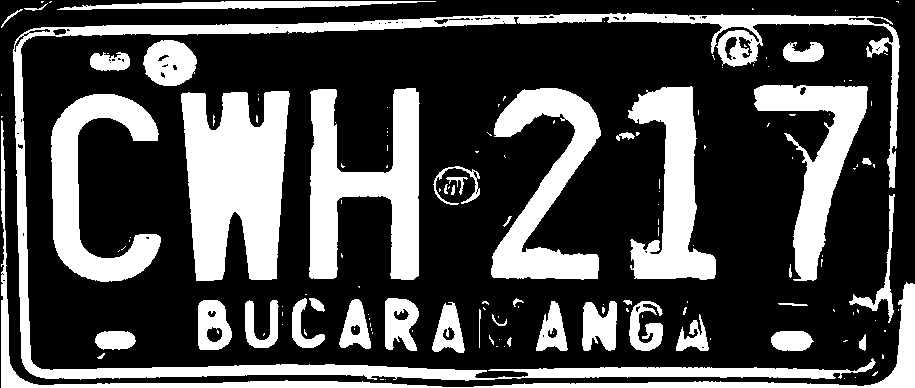
#> input picture Plates_Img/2.png, 915 x 388 px; its folder holds 3 pictures in this run
$ jupyter execute Read_Plates.ipynb
#> lines starting #> are read from the running program, lines starting #| are printed output that depends on the picture; after the words box and inside, x2 and y2 are one past the last pixel; in counts of white or black regions, pixels touching at a corner belong together; long printed decimals are rounded
[cell 1]
#descargar paquete
# https://github.com/UB-Mannheim/tesseract/wiki
#  en la linea
""" The latest installer can be downloaded here:
tesseract-ocr-w64-setup-5.3.3.20231005.exe (64 bit)"""

#carpeta de mi destino
#C:\Program Files\Tesseract-OCR

[cell 2]
import cv2
import pytesseract
import numpy as np

pytesseract.pytesseract.tesseract_cmd=r"C:\Program Files\Tesseract-OCR\tesseract.exe"

[cell 3]
def eliminar_puntos_pequenos(img):
    # Binarizar la imagen (convertir a blanco y negro)
    _, img_binaria = cv2.threshold(img, 128, 255, cv2.THRESH_BINARY)
    kernel = np.ones((3, 3), np.uint8)

    # Aplicar la erosión para eliminar puntos pequeños
    img = cv2.erode(img_binaria, kernel, iterations=3)

    # Mostrar la imagen original y la imagen sin puntos pequeños
    cv2.imshow('Imagen Original', img_binaria)
    cv2.imshow('Imagen Sin Puntos Pequeños', img)
    cv2.waitKey(0)
    cv2.destroyAllWindows()
    return img

def ajustar_relacion_aspecto(img):
    altura, anchura = img.shape[:2]
    print(float(anchura/altura))
    if float(anchura/altura) < 1.5:
        # Calcular la nueva altura según la fórmula
        nueva_altura = int(((anchura * 2) / 3))

        # Calcular cuántos píxeles quitar de la parte superior e inferior
        pixeles_a_quitar = (altura - nueva_altura) // 2
        img_recortada = img[pixeles_a_quitar:altura - pixeles_a_quitar, :]

        cv2.imshow('Imagen Original', img)
        cv2.imshow('Imagen Recortada', img_recortada)
        cv2.waitKey(0)
        cv2.destroyAllWindows()
        return img_recortada
    return img


def eliminar_manchas(imagen_path):
    # Definir el kernel para las operaciones morfológicas
#> called with imagen_path = './Plates_Img/2.png'
    kernel = np.ones((5, 5), np.uint8)

    img = cv2.imread(imagen_path, cv2.IMREAD_GRAYSCALE)
#> img: shape (388, 915); 30.2% white; 151 white regions (107 under 20 px), largest, box (x1, y1, x2, y2) and area: (13, 13, 900, 381) 20656, (181, 91, 290, 281) 15384, (309, 88, 420, 280) 11444
    img = eliminar_puntos_pequenos(img)
#> in eliminar_puntos_pequenos, `img = cv2.erode(img_binaria, kernel, iterations=3)`:
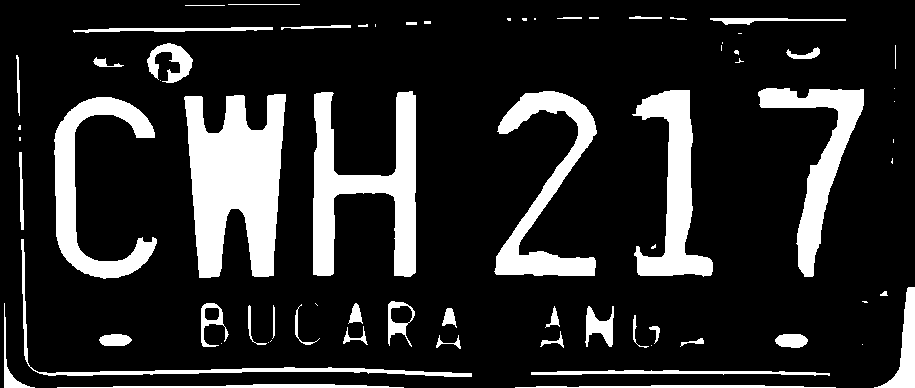
#> img: shape (388, 915); 16.3% white; 72 white regions (24 under 20 px), largest, box (x1, y1, x2, y2) and area: (184, 94, 286, 278) 12766, (313, 91, 416, 277) 8554, (632, 90, 713, 277) 6015
    img = ajustar_relacion_aspecto(img)
#| 2.358

    # Aplicar la operación de apertura
    Plate_Cleaned = cv2.morphologyEx(img, cv2.MORPH_OPEN, kernel)
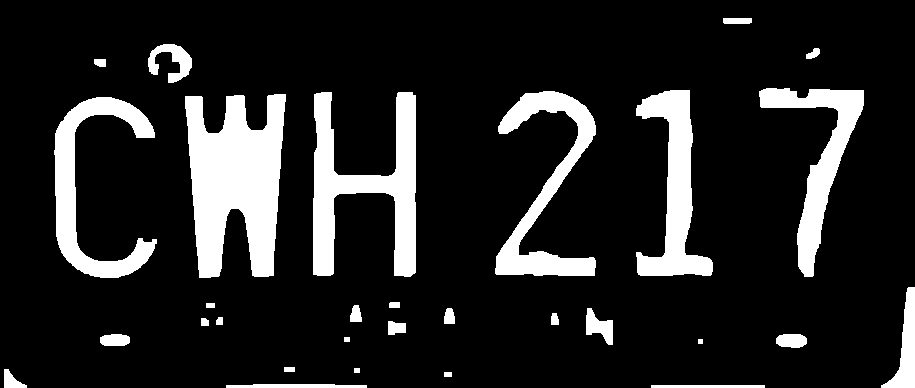
#> Plate_Cleaned: shape (388, 915); 14.2% white; 30 white regions, largest, box (x1, y1, x2, y2) and area: (185, 94, 286, 278) 12763, (313, 92, 416, 277) 8537, (495, 91, 596, 276) 5974

    #show changes
    cv2.imshow('Imagen Original', img)
    cv2.imshow('Imagen Filtrada', Plate_Cleaned)
    cv2.waitKey(0)
    cv2.destroyAllWindows()
    return Plate_Cleaned

#your number th cars
i=2

Plate_Cleaned = eliminar_manchas(f'./Plates_Img/{i}.png')

[cell 4]
def extract_num(img):
    # Obtener las dimensiones originales de la imagen
    alto, ancho = img.shape[:2]
#> alto = 388; ancho = 915

    # Calcular el 5% de las dimensiones originales
    porcentaje_recorte = 0.02
    recorte_ancho = round(ancho * porcentaje_recorte)
#> recorte_ancho = 18
    recorte_alto = round(alto * porcentaje_recorte)
#> recorte_alto = 8

    # Definir las regiones de interés (ROI) para recortar
    roi_superior = recorte_alto
#> roi_superior = 8
    roi_inferior = alto - recorte_alto
#> roi_inferior = 380
    roi_izquierda = recorte_ancho
#> roi_izquierda = 18
    roi_derecha = ancho - recorte_ancho
#> roi_derecha = 897

    # Recortar la imagen utilizando las regiones de interés
    img = img[roi_superior:roi_inferior, roi_izquierda:roi_derecha]
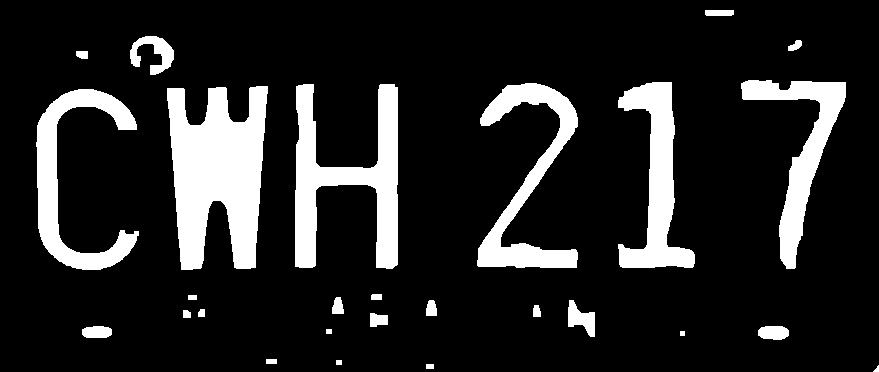
#> img: shape (372, 879); 14.7% white; 27 white regions, largest, box (x1, y1, x2, y2) and area: (167, 86, 268, 270) 12763, (295, 84, 398, 269) 8537, (477, 83, 578, 268) 5974

    cv2.imshow('Placa Marcada', img)
    cv2.waitKey(0)
    cv2.destroyAllWindows()
    text = pytesseract.image_to_string(img, config='--psm 11')
    return text
print(extract_num(Plate_Cleaned))
#> (the call stopped at in extract_num, `text = pytesseract.image_to_string(img, config='--psm 11')`: pytesseract is not available in this run)
